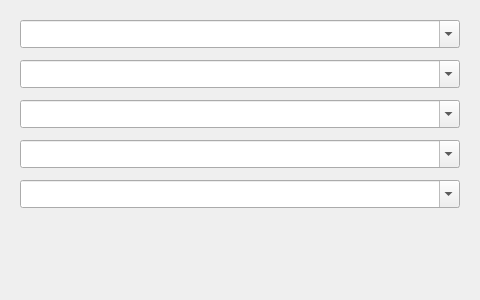
<?xml version="1.0" encoding="UTF-8"?>
<ui version="4.0">
 <class>CiosDevices</class>
 <widget class="QWidget" name="CiosDevices">
  <property name="geometry">
   <rect>
    <x>0</x>
    <y>0</y>
    <width>480</width>
    <height>300</height>
   </rect>
  </property>
  <property name="windowTitle">
   <string>Devices</string>
  </property>
  <widget class="QComboBox" name="HostAPIs">
   <property name="geometry">
    <rect>
     <x>20</x>
     <y>20</y>
     <width>440</width>
     <height>28</height>
    </rect>
   </property>
   <property name="toolTip">
    <string>Host APIs</string>
   </property>
   <property name="editable">
    <bool>true</bool>
   </property>
  </widget>
  <widget class="QComboBox" name="InputDevices">
   <property name="geometry">
    <rect>
     <x>20</x>
     <y>60</y>
     <width>440</width>
     <height>28</height>
    </rect>
   </property>
   <property name="toolTip">
    <string>Input devices</string>
   </property>
   <property name="editable">
    <bool>true</bool>
   </property>
  </widget>
  <widget class="QComboBox" name="OutputDevices">
   <property name="geometry">
    <rect>
     <x>20</x>
     <y>100</y>
     <width>440</width>
     <height>28</height>
    </rect>
   </property>
   <property name="toolTip">
    <string>Output devices</string>
   </property>
   <property name="editable">
    <bool>true</bool>
   </property>
  </widget>
  <widget class="QComboBox" name="Decoders">
   <property name="geometry">
    <rect>
     <x>20</x>
     <y>140</y>
     <width>440</width>
     <height>28</height>
    </rect>
   </property>
   <property name="toolTip">
    <string>Decoders</string>
   </property>
   <property name="editable">
    <bool>true</bool>
   </property>
  </widget>
  <widget class="QComboBox" name="Encoders">
   <property name="geometry">
    <rect>
     <x>20</x>
     <y>180</y>
     <width>440</width>
     <height>28</height>
    </rect>
   </property>
   <property name="toolTip">
    <string>Encoders</string>
   </property>
   <property name="editable">
    <bool>true</bool>
   </property>
  </widget>
 </widget>
 <resources/>
 <connections/>
</ui>
